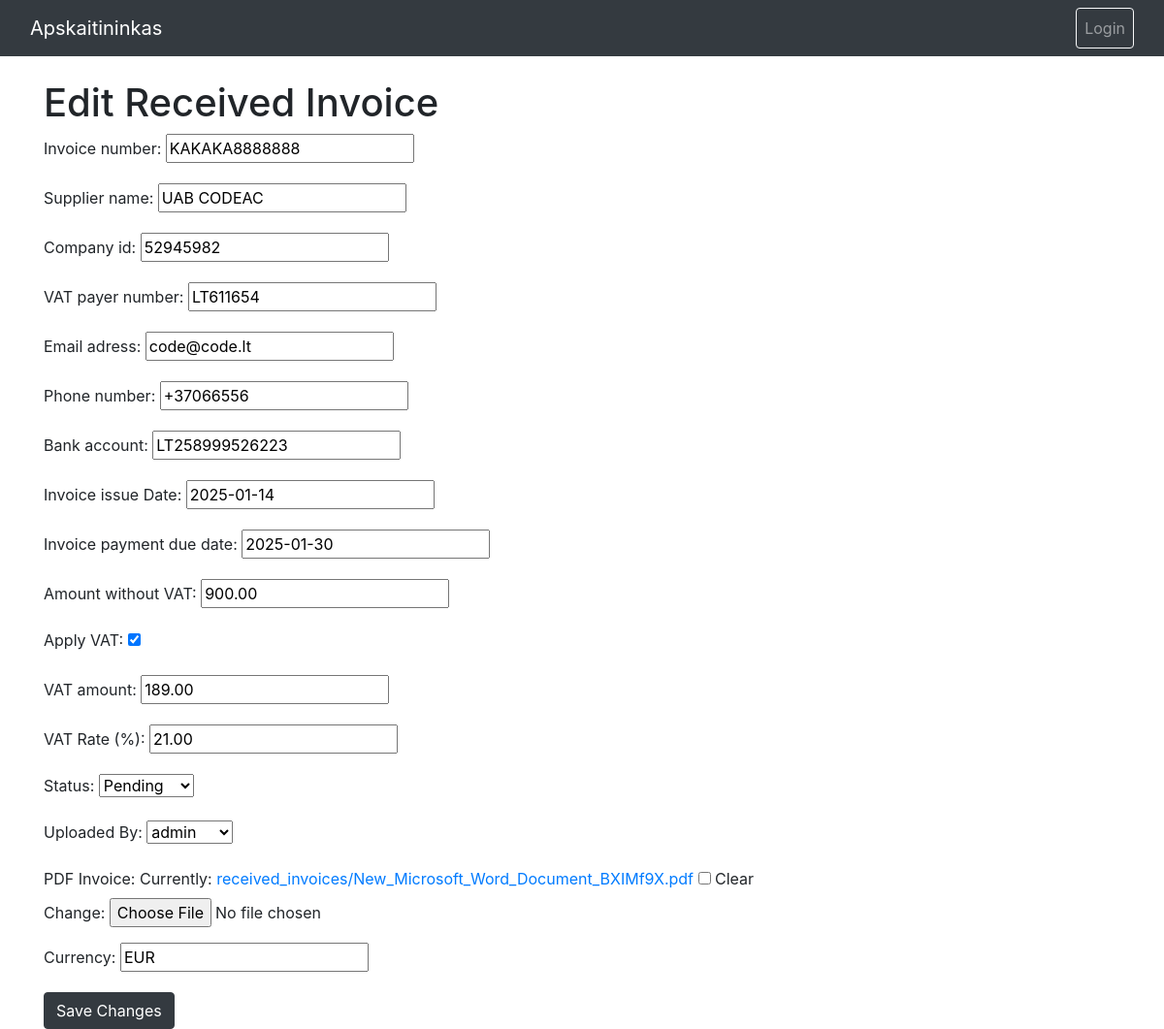
The app's page /apskaitininkas/invoices/received/edit/8/ with its own data.
### apskaitininkas/models.py (models this page shows, shortened)
class ReceivedInvoice(models.Model):
    STATUS_CHOICES = [
        ('PA', 'Paid'),
        ('PE', 'Pending'),
        ('OV', 'Overdue'),
        ('CA', 'Cancelled'),
    ]
    invoice_number = models.CharField('Invoice number', max_length=100, unique=True)
    supplier = models.CharField('Supplier name', max_length=255)
    company_id = models.CharField('Company id', max_length=20, blank=True)
    vat_number = models.CharField('VAT payer number', max_length=20, blank=True)
    email = models.EmailField('Email adress', max_length=50, blank=True)
    phone = models.CharField('Phone number', max_length=20, blank=True)
    bank_account = CharField('Bank account', max_length=50, blank=True)
    issue_date = models.DateField(verbose_name='Invoice issue Date', blank=True, null=True)
    due_date = models.DateField(verbose_name='Invoice payment due date', blank=True, null=True)
    amount = models.DecimalField('Amount without VAT', max_digits=10, decimal_places=2)
    apply_vat = models.BooleanField('Apply VAT', default=False)
    vat_amount = models.DecimalField('VAT amount', max_digits=10, decimal_places=2, blank=True, null=True)
    vat_rate = models.DecimalField('VAT Rate (%)', max_digits=5, decimal_places=2, default=21.00)
    status = models.CharField('Status', max_length=20, choices=STATUS_CHOICES, default='PE')
    uploaded_by = models.ForeignKey(User, on_delete=models.SET_NULL, null=True, blank=True, verbose_name='Uploaded By')
    pdf_file = models.FileField('PDF Invoice', upload_to='received_invoices/', blank=True, null=True)
    created_at = models.DateTimeField(auto_now_add=True)
    updated_at = models.DateTimeField(auto_now=True)
    currency = models.CharField('Currency', max_length=3, default='EUR')

### apskaitininkas/views.py (the view)
# urls.py: path('invoices/received/edit/<int:invoice_id>/', views.edit_received_invoice, name='edit_received_invoice'),
def edit_received_invoice(request, invoice_id):
    invoice = get_object_or_404(ReceivedInvoice, id=invoice_id)
    form = ReceivedInvoiceForm(request.POST or None, request.FILES or None, instance=invoice)
    if form.is_valid():
        form.save()
        return redirect('received_invoices')
    context = {"form": form, "invoice": invoice}
    return render(request, "edit_received_invoice.html", context)

### apskaitininkas/forms.py
class ReceivedInvoiceForm(forms.ModelForm):
    class Meta:
        model = ReceivedInvoice
        fields = '__all__'

### apskaitininkas/templates/edit_received_invoice.html (shortened to what this page needs)
{% extends 'base.html' %}
{% block content %}
<h1>Edit Received Invoice</h1>
<form method="post">
    {{ form.as_p }}
    <button type="submit" class="btn btn-dark">Save Changes</button>
</form>
{% endblock %}

### apskaitininkas/static/css/styles.css (style rules this page uses)
body { background-image: url('/static/images/background.jpg'); background-size: cover; background-repeat: no-repeat; background-attachment: fixed; background-position: center; }

### records on screen
ReceivedInvoice: invoice_number "KAKAKA8888888", supplier "UAB CODEAC", company_id "52945982", vat_number "LT611654", email "code@code.lt", phone "+37066556", bank_account "LT258999526223", issue_date "2025-01-14", due_date "2025-01-30", amount "900.00", apply_vat "☑", vat_amount "189.00", vat_rate "21.00", status "Pending", uploaded_by "admin", currency "EUR"
